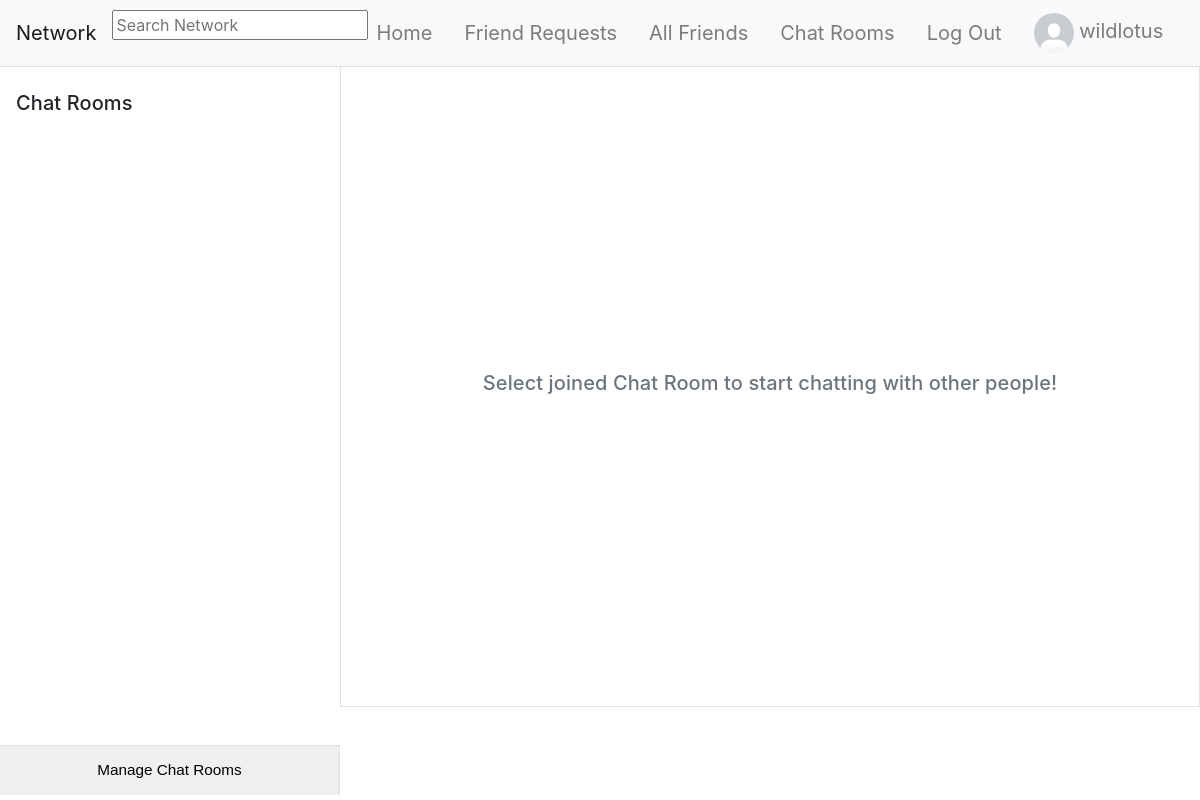
The page /chat/ (signed in) on the database as committed earlier.
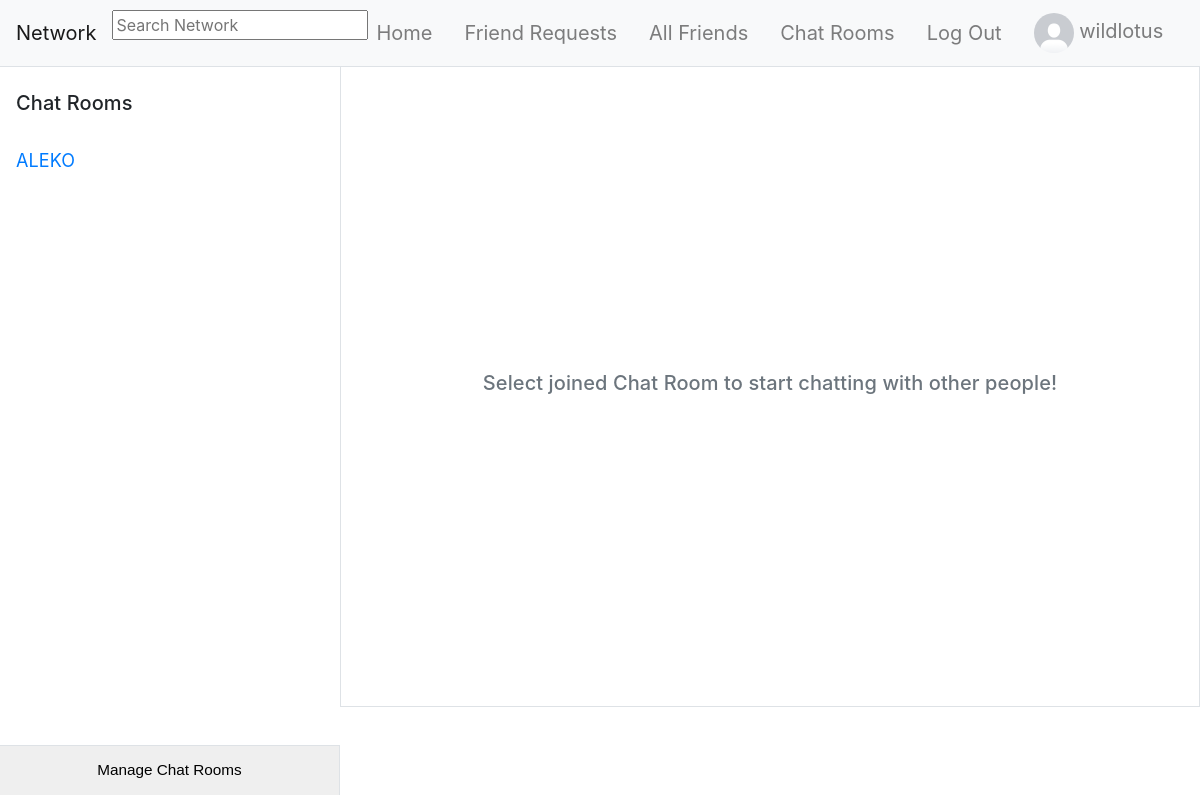
The same page on the database as committed later.
### chat/models.py (models this page shows)
class Group(models.Model):
    name = models.CharField(max_length=64)
    users = models.ManyToManyField(User, related_name="joined_groups", blank=True)

### chat/views.py (the view)
# urls.py: path("", views.index, name="index"),
@login_required
def index(request):
    return render(request, "chat/index.html", {
        "groups": request.user.joined_groups.all(),
        "rooms": Group.objects.all()
    })

### templates/chat/index.html (shortened to what this page needs)
{% extends "network/layout.html" %} {% load static %}
{% block script %}
    <link rel="stylesheet" href="{% static 'chat/css/styles.css' %}" />
{% endblock %}
{% block body %}
<div id="frame" class="bg-light">
    <div id="sidepanel">
        <div id="contacts" class="d-flex flex-column">
            <div class="d-flex align-items-center" style="height: 80px; line-height: 80px">
                <h5 class="ml-3">Chat Rooms</h5>
            </div>
            {% for group in groups %}
            <div class="ml-3">
                <a href="{% url 'chat:room' group.name %}">
                    {{ group.name }}
                </a>
            </div>
            {% endfor %}
        </div>
        <div id="bottom-bar">
            <button id="addcontact" class="w-100 border-top border-right" style="height: 50px;" data-toggle="modal" data-target="#chatRoomsModal" style="background-color: #F5F5F5">Manage Chat Rooms</button>
        </div>
    </div>
    <div class="content">
        <div class="d-flex align-items-center justify-content-center border border-top-0" style="min-height: 640px;">
            <div class="p-2 text-muted">
                <h5 class="text-muted">Select joined Chat Room to start chatting with other people!</h5>
            </div>
        </div>
    </div>
</div>
{% endblock %}

Rows that differ between the two databases and show on the page:
added Group: name "ALEKO"
